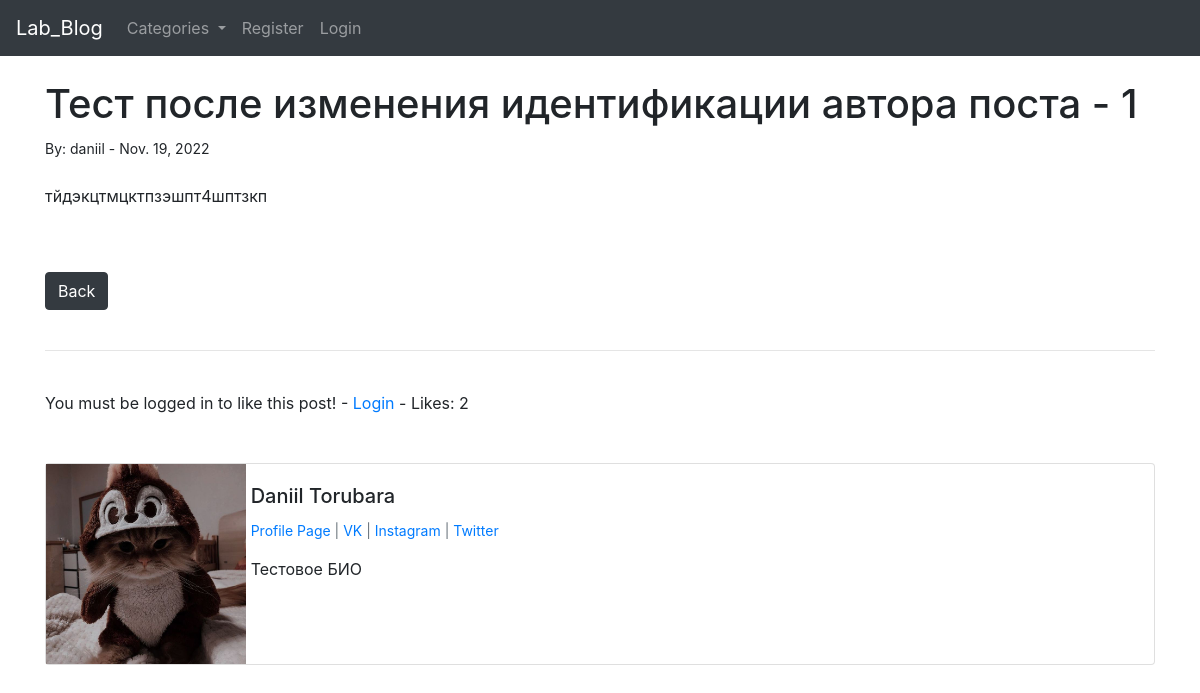
Page /article/6 on the committed database.
### the_blog/models.py (models this page shows, shortened)
class Post(models.Model):
    title = models.CharField(max_length = 255)
    title_tag = models.CharField(max_length = 255)
    author = models.ForeignKey(User, on_delete = models.CASCADE)
    body = RichTextField(blank = True, null = True)
    image = models.ImageField(null = True, blank = True, upload_to = 'images/')
    post_date = models.DateField(auto_now_add = True)
    category = models.CharField(max_length = 255, default = 'uncategorized')
    snippet = models.CharField(max_length = 255, default = 'Click to read full post')
    likes = models.ManyToManyField(User, related_name = 'blog_posts')
    def total_likes(self):
        return self.likes.count()

class Profile(models.Model):
    user = models.OneToOneField(User, null = True, on_delete = models.CASCADE)
    bio = models.TextField()
    profile_picture = models.ImageField(null = True, blank = True, upload_to = 'images/profiles/')
    vk_url = models.CharField(max_length = 255, blank = True, null = True)
    instagram_url = models.CharField(max_length = 255, blank = True, null = True)
    twitter_url = models.CharField(max_length = 255, blank = True, null = True)

### the_blog/views.py (the view)
# urls.py: path('article/<int:pk>', ArticleDetailView.as_view(), name = 'article-detail'),
class ArticleDetailView(DetailView):
    model = Post
    template_name = "article_details.html"
    def get_context_data(self, *args, **kwargs):
        categ_menu = Category.objects.all()
        context = super(ArticleDetailView, self).get_context_data(*args, **kwargs)
        current_post = get_object_or_404(Post, id = self.kwargs['pk'])
        total_likes = current_post.total_likes()
        liked = False
        if current_post.likes.filter(id = self.request.user.id).exists():
            liked = True
        context["categ_menu"] = categ_menu
        context["totat_likes"] = total_likes
        context["liked"] = liked
        return context

### the_blog/models.py (called while the page is built)
    def __str__(self):
        return self.name

### the_blog/templates/article_details.html (shortened to what this page needs)
{% extends 'base.html' %}
{% load static %}
{% block content %}
<h1>
    {{ post.title }} - {{ post.author.id }}
</h1>
<small>
    By: {{ post.author }} -
    {{ post.post_date }}
</small>
<br/><br/>
{{ post.body|safe }}
<br/><br/>
<a href = "{% url 'home' %}" class = "btn btn-dark">Back</a>
<br/><br/>
<hr>
<br/>
<form action = '{% url "like_post" post.pk %}' method = 'POST'>
    {% if user.is_authenticated %}
        {% if liked %}
            <button type = 'submit', name = 'post_id', value = '{{ post.id }}', class = 'btn btn-dark'>Unlike</button>
        {% else %}
            <button type = 'submit', name = 'post_id', value = '{{ post.id }}', class = 'btn btn-dark'>Like</button>
        {% endif %}
    {% else %}
    You must be logged in to like this post! - <a href="{% url 'login' %}">Login</a>
    {% endif %}
    - Likes: {{ post.total_likes }}
</form>
<br/><br/>
<div class="card mb-3">
    <div class="row no-gutters">
      <div class="col-md-2">
        {% if post.author.profile.profile_picture %}
            <img src="{{ post.author.profile.profile_picture.url }}" alt="..." width = 200 height = 200>
        {% else %}
            <img src="{% static 'the_blog/images/default_profile_pic.jpg' %}" alt="..." width = 200 height = 200>
        {% endif %}
      </div>
      <div class="col-md-10">
        <div class="card-body">
          <h5 class="card-title">
            {{ post.author.first_name }}
            {{ post.author.last_name }}
          </h5>
          <p class = 'small text-muted'>
            <a href = "{% url 'show_profile_page' post.author.profile.id %}">Profile Page</a> |
            {% if post.author.profile.vk_url %}
                <a href = '{{ post.author.profile.vk_url }}'>VK</a> |
            {% endif %}
            {% if post.author.profile.instagram_url %}
                <a href = '{{ post.author.profile.instagram_url }}'>Instagram</a> |
            {% endif %}
            {% if post.author.profile.twitter_url %}
                <a href = '{{ post.author.profile.twitter_url }}'>Twitter</a>
            {% endif %}
          </p>
          <p class="card-text">
            {{ post.author.profile.bio }}
          </p>
        </div>
      </div>
    </div>
  </div>
{% endblock %}

### rows in the picture
Post: title "Тест после изменения идентификации автора поста", author.id "1", author "daniil", post_date "Nov. 19, 2022", body "тйдэкцтмцктпзэшпт4шптзкп", total_likes "2", author.profile.profile_picture (picture), author.first_name "Daniil", author.last_name "Torubara", author.profile.bio "Тестовое БИО"
